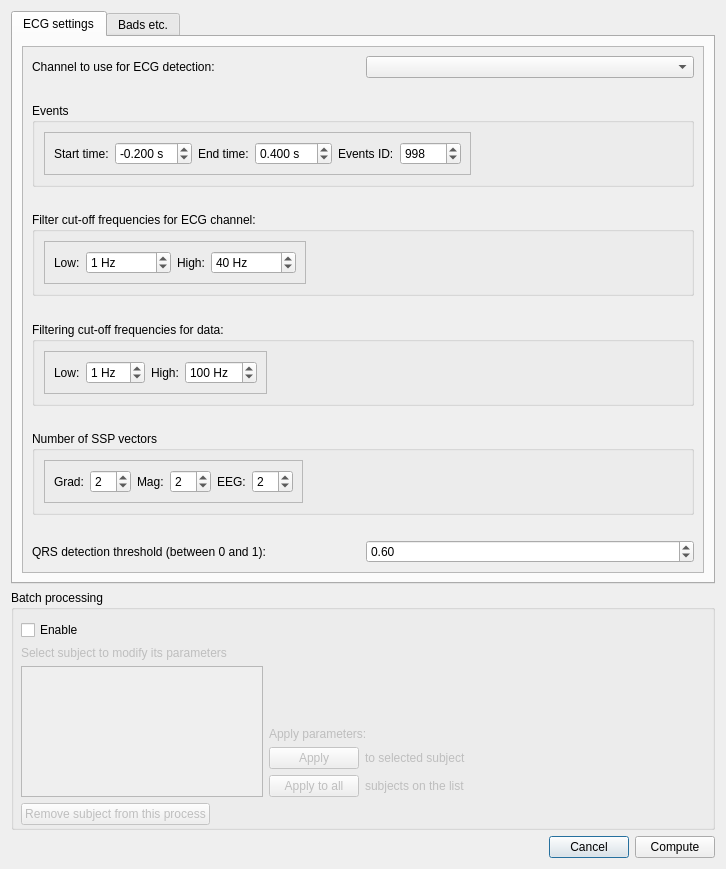
<?xml version="1.0" encoding="UTF-8"?>
<ui version="4.0">
 <class>Dialog</class>
 <widget class="QDialog" name="Dialog">
  <property name="geometry">
   <rect>
    <x>0</x>
    <y>0</y>
    <width>726</width>
    <height>869</height>
   </rect>
  </property>
  <property name="windowTitle">
   <string>Meggie - Compute ECG projections</string>
  </property>
  <layout class="QGridLayout" name="gridLayout">
   <item row="1" column="1">
    <widget class="QTabWidget" name="tabWidgetECGSettings">
     <property name="currentIndex">
      <number>0</number>
     </property>
     <widget class="QWidget" name="tabECG1">
      <attribute name="title">
       <string>ECG settings</string>
      </attribute>
      <layout class="QGridLayout" name="gridLayout_2">
       <item row="0" column="0">
        <widget class="QScrollArea" name="scrollArea">
         <property name="widgetResizable">
          <bool>true</bool>
         </property>
         <widget class="QWidget" name="scrollAreaWidgetContents_2">
          <property name="geometry">
           <rect>
            <x>0</x>
            <y>0</y>
            <width>684</width>
            <height>519</height>
           </rect>
          </property>
          <layout class="QGridLayout" name="gridLayout_7">
           <item row="0" column="0">
            <layout class="QVBoxLayout" name="verticalLayout_5">
             <item>
              <layout class="QHBoxLayout" name="horizontalLayout_10">
               <item>
                <widget class="QLabel" name="labelECGChannel">
                 <property name="text">
                  <string>Channel to use for ECG detection:</string>
                 </property>
                </widget>
               </item>
               <item>
                <widget class="QComboBox" name="comboBoxECGChannel"/>
               </item>
              </layout>
             </item>
             <item>
              <spacer name="verticalSpacer_5">
               <property name="orientation">
                <enum>Qt::Vertical</enum>
               </property>
               <property name="sizeHint" stdset="0">
                <size>
                 <width>20</width>
                 <height>40</height>
                </size>
               </property>
              </spacer>
             </item>
             <item>
              <widget class="QGroupBox" name="groupBoxEvent">
               <property name="title">
                <string>Events</string>
               </property>
               <layout class="QFormLayout" name="formLayout_4">
                <item row="0" column="0">
                 <widget class="QFrame" name="frame">
                  <property name="frameShape">
                   <enum>QFrame::StyledPanel</enum>
                  </property>
                  <property name="frameShadow">
                   <enum>QFrame::Raised</enum>
                  </property>
                  <layout class="QFormLayout" name="formLayout_3">
                   <item row="0" column="0">
                    <layout class="QHBoxLayout" name="horizontalLayout_8">
                     <item>
                      <layout class="QHBoxLayout" name="horizontalLayout">
                       <item>
                        <widget class="QLabel" name="labelTmin">
                         <property name="text">
                          <string>Start time:</string>
                         </property>
                        </widget>
                       </item>
                       <item>
                        <widget class="QDoubleSpinBox" name="doubleSpinBoxTmin">
                         <property name="suffix">
                          <string> s</string>
                         </property>
                         <property name="decimals">
                          <number>3</number>
                         </property>
                         <property name="minimum">
                          <double>-99.989999999999995</double>
                         </property>
                         <property name="singleStep">
                          <double>0.050000000000000</double>
                         </property>
                         <property name="value">
                          <double>-0.200000000000000</double>
                         </property>
                        </widget>
                       </item>
                      </layout>
                     </item>
                     <item>
                      <layout class="QHBoxLayout" name="horizontalLayout_2">
                       <item>
                        <widget class="QLabel" name="labelTmax">
                         <property name="text">
                          <string>End time:</string>
                         </property>
                        </widget>
                       </item>
                       <item>
                        <widget class="QDoubleSpinBox" name="doubleSpinBoxTmax">
                         <property name="suffix">
                          <string> s</string>
                         </property>
                         <property name="decimals">
                          <number>3</number>
                         </property>
                         <property name="minimum">
                          <double>-99.989999999999995</double>
                         </property>
                         <property name="singleStep">
                          <double>0.050000000000000</double>
                         </property>
                         <property name="value">
                          <double>0.400000000000000</double>
                         </property>
                        </widget>
                       </item>
                      </layout>
                     </item>
                     <item>
                      <layout class="QHBoxLayout" name="horizontalLayout_6">
                       <item>
                        <widget class="QLabel" name="labelEventID">
                         <property name="text">
                          <string>Events ID:</string>
                         </property>
                        </widget>
                       </item>
                       <item>
                        <widget class="QSpinBox" name="spinBoxEventsID">
                         <property name="maximum">
                          <number>10000</number>
                         </property>
                         <property name="value">
                          <number>998</number>
                         </property>
                        </widget>
                       </item>
                      </layout>
                     </item>
                    </layout>
                   </item>
                  </layout>
                 </widget>
                </item>
               </layout>
              </widget>
             </item>
             <item>
              <spacer name="verticalSpacer">
               <property name="orientation">
                <enum>Qt::Vertical</enum>
               </property>
               <property name="sizeHint" stdset="0">
                <size>
                 <width>20</width>
                 <height>40</height>
                </size>
               </property>
              </spacer>
             </item>
             <item>
              <widget class="QGroupBox" name="groupBoxFilteringECG">
               <property name="title">
                <string>Filter cut-off frequencies for ECG channel:</string>
               </property>
               <layout class="QFormLayout" name="formLayout_5">
                <item row="0" column="0">
                 <widget class="QFrame" name="frame_6">
                  <property name="frameShape">
                   <enum>QFrame::StyledPanel</enum>
                  </property>
                  <property name="frameShadow">
                   <enum>QFrame::Raised</enum>
                  </property>
                  <layout class="QGridLayout" name="gridLayout_3">
                   <item row="0" column="0">
                    <layout class="QHBoxLayout" name="horizontalLayout_18">
                     <property name="spacing">
                      <number>6</number>
                     </property>
                     <property name="sizeConstraint">
                      <enum>QLayout::SetDefaultConstraint</enum>
                     </property>
                     <item>
                      <layout class="QHBoxLayout" name="horizontalLayout_23">
                       <item>
                        <widget class="QLabel" name="labelLowPass">
                         <property name="sizePolicy">
                          <sizepolicy hsizetype="Preferred" vsizetype="Preferred">
                           <horstretch>0</horstretch>
                           <verstretch>0</verstretch>
                          </sizepolicy>
                         </property>
                         <property name="text">
                          <string>Low:</string>
                         </property>
                        </widget>
                       </item>
                       <item>
                        <widget class="QSpinBox" name="spinBoxLowPass">
                         <property name="suffix">
                          <string> Hz</string>
                         </property>
                         <property name="maximum">
                          <number>1000000</number>
                         </property>
                         <property name="value">
                          <number>1</number>
                         </property>
                        </widget>
                       </item>
                      </layout>
                     </item>
                     <item>
                      <layout class="QHBoxLayout" name="horizontalLayout_24">
                       <item>
                        <widget class="QLabel" name="labelHighPass">
                         <property name="text">
                          <string>High:</string>
                         </property>
                        </widget>
                       </item>
                       <item>
                        <widget class="QSpinBox" name="spinBoxHighPass">
                         <property name="suffix">
                          <string> Hz</string>
                         </property>
                         <property name="maximum">
                          <number>1000000000</number>
                         </property>
                         <property name="value">
                          <number>40</number>
                         </property>
                        </widget>
                       </item>
                      </layout>
                     </item>
                    </layout>
                   </item>
                  </layout>
                 </widget>
                </item>
               </layout>
              </widget>
             </item>
             <item>
              <spacer name="verticalSpacer_2">
               <property name="orientation">
                <enum>Qt::Vertical</enum>
               </property>
               <property name="sizeHint" stdset="0">
                <size>
                 <width>20</width>
                 <height>40</height>
                </size>
               </property>
              </spacer>
             </item>
             <item>
              <widget class="QGroupBox" name="groupBoxFilter">
               <property name="title">
                <string>Filtering cut-off frequencies for data:</string>
               </property>
               <layout class="QFormLayout" name="formLayout_6">
                <property name="fieldGrowthPolicy">
                 <enum>QFormLayout::AllNonFixedFieldsGrow</enum>
                </property>
                <item row="0" column="0">
                 <widget class="QFrame" name="frame_7">
                  <property name="frameShape">
                   <enum>QFrame::StyledPanel</enum>
                  </property>
                  <property name="frameShadow">
                   <enum>QFrame::Raised</enum>
                  </property>
                  <layout class="QGridLayout" name="gridLayout_6">
                   <item row="0" column="0">
                    <layout class="QHBoxLayout" name="horizontalLayout_25">
                     <item>
                      <layout class="QHBoxLayout" name="horizontalLayout_26">
                       <item>
                        <widget class="QLabel" name="labelLow">
                         <property name="text">
                          <string>Low:</string>
                         </property>
                        </widget>
                       </item>
                       <item>
                        <widget class="QSpinBox" name="spinBoxLow">
                         <property name="suffix">
                          <string> Hz</string>
                         </property>
                         <property name="value">
                          <number>1</number>
                         </property>
                        </widget>
                       </item>
                      </layout>
                     </item>
                     <item>
                      <layout class="QHBoxLayout" name="horizontalLayout_27">
                       <item>
                        <widget class="QLabel" name="labelHigh">
                         <property name="text">
                          <string>High:</string>
                         </property>
                        </widget>
                       </item>
                       <item>
                        <widget class="QSpinBox" name="spinBoxHigh">
                         <property name="suffix">
                          <string> Hz</string>
                         </property>
                         <property name="maximum">
                          <number>1000</number>
                         </property>
                         <property name="value">
                          <number>100</number>
                         </property>
                        </widget>
                       </item>
                      </layout>
                     </item>
                    </layout>
                   </item>
                  </layout>
                 </widget>
                </item>
                <item row="0" column="1">
                 <layout class="QVBoxLayout" name="verticalLayout_4"/>
                </item>
               </layout>
              </widget>
             </item>
             <item>
              <spacer name="verticalSpacer_3">
               <property name="orientation">
                <enum>Qt::Vertical</enum>
               </property>
               <property name="sizeHint" stdset="0">
                <size>
                 <width>20</width>
                 <height>40</height>
                </size>
               </property>
              </spacer>
             </item>
             <item>
              <widget class="QGroupBox" name="groupBoxSSP">
               <property name="title">
                <string>Number of SSP vectors</string>
               </property>
               <layout class="QFormLayout" name="formLayout_7">
                <item row="0" column="0">
                 <widget class="QFrame" name="frame_2">
                  <property name="frameShape">
                   <enum>QFrame::StyledPanel</enum>
                  </property>
                  <property name="frameShadow">
                   <enum>QFrame::Raised</enum>
                  </property>
                  <layout class="QGridLayout" name="gridLayout_5">
                   <item row="0" column="0">
                    <layout class="QHBoxLayout" name="horizontalLayout_9">
                     <item>
                      <layout class="QHBoxLayout" name="horizontalLayout_3">
                       <item>
                        <widget class="QLabel" name="labelGrad">
                         <property name="text">
                          <string>Grad:</string>
                         </property>
                        </widget>
                       </item>
                       <item>
                        <widget class="QSpinBox" name="spinBoxGrad">
                         <property name="value">
                          <number>2</number>
                         </property>
                        </widget>
                       </item>
                      </layout>
                     </item>
                     <item>
                      <layout class="QHBoxLayout" name="horizontalLayout_4">
                       <item>
                        <widget class="QLabel" name="labelMag">
                         <property name="text">
                          <string>Mag:</string>
                         </property>
                        </widget>
                       </item>
                       <item>
                        <widget class="QSpinBox" name="spinBoxMag">
                         <property name="value">
                          <number>2</number>
                         </property>
                        </widget>
                       </item>
                      </layout>
                     </item>
                     <item>
                      <layout class="QHBoxLayout" name="horizontalLayout_5">
                       <item>
                        <widget class="QLabel" name="labelEeg">
                         <property name="text">
                          <string>EEG:</string>
                         </property>
                        </widget>
                       </item>
                       <item>
                        <widget class="QSpinBox" name="spinBoxEeg">
                         <property name="value">
                          <number>2</number>
                         </property>
                        </widget>
                       </item>
                      </layout>
                     </item>
                    </layout>
                   </item>
                  </layout>
                 </widget>
                </item>
               </layout>
              </widget>
             </item>
             <item>
              <spacer name="verticalSpacer_4">
               <property name="orientation">
                <enum>Qt::Vertical</enum>
               </property>
               <property name="sizeHint" stdset="0">
                <size>
                 <width>20</width>
                 <height>40</height>
                </size>
               </property>
              </spacer>
             </item>
             <item>
              <layout class="QHBoxLayout" name="horizontalLayout_17">
               <item>
                <widget class="QLabel" name="label">
                 <property name="text">
                  <string>QRS detection threshold (between 0 and 1):</string>
                 </property>
                </widget>
               </item>
               <item>
                <widget class="QDoubleSpinBox" name="doubleSpinBoxQrs">
                 <property name="maximum">
                  <double>1.000000000000000</double>
                 </property>
                 <property name="singleStep">
                  <double>0.100000000000000</double>
                 </property>
                 <property name="value">
                  <double>0.600000000000000</double>
                 </property>
                </widget>
               </item>
              </layout>
             </item>
            </layout>
           </item>
          </layout>
         </widget>
        </widget>
       </item>
      </layout>
     </widget>
     <widget class="QWidget" name="tabECG2">
      <attribute name="title">
       <string>Bads etc.</string>
      </attribute>
      <widget class="QWidget" name="horizontalLayoutWidget_17">
       <property name="geometry">
        <rect>
         <x>10</x>
         <y>60</y>
         <width>364</width>
         <height>41</height>
        </rect>
       </property>
       <layout class="QHBoxLayout" name="horizontalLayout_21">
        <item>
         <widget class="QLabel" name="labelStart1">
          <property name="text">
           <string>Start artifact detection after</string>
          </property>
         </widget>
        </item>
        <item>
         <widget class="QSpinBox" name="spinBoxStart">
          <property name="maximum">
           <number>10000</number>
          </property>
          <property name="value">
           <number>5</number>
          </property>
         </widget>
        </item>
        <item>
         <widget class="QLabel" name="labelStart2">
          <property name="text">
           <string>seconds.</string>
          </property>
         </widget>
        </item>
       </layout>
      </widget>
      <widget class="QWidget" name="horizontalLayoutWidget">
       <property name="geometry">
        <rect>
         <x>10</x>
         <y>160</y>
         <width>310</width>
         <height>41</height>
        </rect>
       </property>
       <layout class="QHBoxLayout" name="horizontalLayout_7">
        <item>
         <widget class="QLabel" name="labelJobs">
          <property name="text">
           <string>Number of jobs to run in parallel:</string>
          </property>
         </widget>
        </item>
        <item>
         <widget class="QSpinBox" name="spinBoxJobs">
          <property name="value">
           <number>1</number>
          </property>
         </widget>
        </item>
       </layout>
      </widget>
      <widget class="QWidget" name="layoutWidget">
       <property name="geometry">
        <rect>
         <x>10</x>
         <y>110</y>
         <width>341</width>
         <height>41</height>
        </rect>
       </property>
       <layout class="QHBoxLayout" name="horizontalLayout_22">
        <item>
         <widget class="QLabel" name="labelTaps">
          <property name="text">
           <string>Number of taps to use for filtering:</string>
          </property>
         </widget>
        </item>
        <item>
         <widget class="QSpinBox" name="spinBoxTaps">
          <property name="maximum">
           <number>10000</number>
          </property>
          <property name="value">
           <number>2048</number>
          </property>
         </widget>
        </item>
       </layout>
      </widget>
      <widget class="QWidget" name="verticalLayoutWidget">
       <property name="geometry">
        <rect>
         <x>10</x>
         <y>250</y>
         <width>389</width>
         <height>111</height>
        </rect>
       </property>
       <layout class="QVBoxLayout" name="verticalLayout">
        <item>
         <widget class="QCheckBox" name="checkBoxEEGProj">
          <property name="text">
           <string>Add EEG average reference proj.</string>
          </property>
         </widget>
        </item>
        <item>
         <widget class="QCheckBox" name="checkBoxSSPProj">
          <property name="enabled">
           <bool>true</bool>
          </property>
          <property name="text">
           <string>Exclude the SSP projectors currently in the fiff file</string>
          </property>
          <property name="checked">
           <bool>true</bool>
          </property>
         </widget>
        </item>
        <item>
         <widget class="QCheckBox" name="checkBoxSSPCompute">
          <property name="text">
           <string>Compute SSP after averaging</string>
          </property>
          <property name="checked">
           <bool>true</bool>
          </property>
         </widget>
        </item>
       </layout>
      </widget>
      <widget class="QWidget" name="layoutWidget_2">
       <property name="geometry">
        <rect>
         <x>10</x>
         <y>10</y>
         <width>531</width>
         <height>41</height>
        </rect>
       </property>
       <layout class="QHBoxLayout" name="horizontalLayout_29">
        <item>
         <widget class="QLabel" name="labelBad">
          <property name="text">
           <string>Bad channels (eg. MEG 2443, MEG 1531):</string>
          </property>
         </widget>
        </item>
        <item>
         <widget class="QLineEdit" name="lineEditBad"/>
        </item>
       </layout>
      </widget>
      <widget class="QGroupBox" name="groupBox">
       <property name="geometry">
        <rect>
         <x>10</x>
         <y>400</y>
         <width>520</width>
         <height>132</height>
        </rect>
       </property>
       <property name="title">
        <string>Epoch rejection</string>
       </property>
       <layout class="QFormLayout" name="formLayout_2">
        <item row="0" column="0">
         <widget class="QFrame" name="frameEpochRejection">
          <property name="enabled">
           <bool>true</bool>
          </property>
          <property name="frameShape">
           <enum>QFrame::StyledPanel</enum>
          </property>
          <property name="frameShadow">
           <enum>QFrame::Raised</enum>
          </property>
          <layout class="QFormLayout" name="formLayout">
           <item row="0" column="0">
            <layout class="QHBoxLayout" name="horizontalLayout_12">
             <item>
              <layout class="QVBoxLayout" name="verticalLayout_2">
               <item>
                <layout class="QHBoxLayout" name="horizontalLayout_14">
                 <item>
                  <widget class="QLabel" name="labelGradReject">
                   <property name="text">
                    <string>Grad:</string>
                   </property>
                  </widget>
                 </item>
                 <item>
                  <widget class="QDoubleSpinBox" name="doubleSpinBoxGradReject">
                   <property name="suffix">
                    <string> fT/cm</string>
                   </property>
                   <property name="maximum">
                    <double>1000000000.000000000000000</double>
                   </property>
                   <property name="value">
                    <double>3000.000000000000000</double>
                   </property>
                  </widget>
                 </item>
                </layout>
               </item>
               <item>
                <layout class="QHBoxLayout" name="horizontalLayout_11">
                 <item>
                  <widget class="QLabel" name="labelEegReject">
                   <property name="text">
                    <string>EEG:</string>
                   </property>
                  </widget>
                 </item>
                 <item>
                  <widget class="QDoubleSpinBox" name="doubleSpinBoxEEGReject">
                   <property name="suffix">
                    <string> uV</string>
                   </property>
                   <property name="maximum">
                    <double>1000000000.000000000000000</double>
                   </property>
                   <property name="value">
                    <double>100.000000000000000</double>
                   </property>
                  </widget>
                 </item>
                </layout>
               </item>
              </layout>
             </item>
             <item>
              <layout class="QVBoxLayout" name="verticalLayout_3">
               <item>
                <layout class="QHBoxLayout" name="horizontalLayout_13">
                 <item>
                  <widget class="QLabel" name="labelMagReject">
                   <property name="text">
                    <string>Mag:</string>
                   </property>
                  </widget>
                 </item>
                 <item>
                  <widget class="QDoubleSpinBox" name="doubleSpinBoxMagReject">
                   <property name="suffix">
                    <string> fT</string>
                   </property>
                   <property name="maximum">
                    <double>1000000000.000000000000000</double>
                   </property>
                   <property name="value">
                    <double>4000.000000000000000</double>
                   </property>
                  </widget>
                 </item>
                </layout>
               </item>
               <item>
                <layout class="QHBoxLayout" name="horizontalLayout_15">
                 <item>
                  <widget class="QLabel" name="labelEOGReject">
                   <property name="text">
                    <string>EOG:</string>
                   </property>
                  </widget>
                 </item>
                 <item>
                  <widget class="QDoubleSpinBox" name="doubleSpinBoxEOGReject">
                   <property name="suffix">
                    <string> uV</string>
                   </property>
                   <property name="maximum">
                    <double>1000000000.000000000000000</double>
                   </property>
                   <property name="value">
                    <double>250.000000000000000</double>
                   </property>
                  </widget>
                 </item>
                </layout>
               </item>
              </layout>
             </item>
            </layout>
           </item>
          </layout>
         </widget>
        </item>
       </layout>
      </widget>
     </widget>
    </widget>
   </item>
   <item row="3" column="1">
    <layout class="QHBoxLayout" name="horizontalLayout_19">
     <item>
      <spacer name="horizontalSpacer">
       <property name="orientation">
        <enum>Qt::Horizontal</enum>
       </property>
       <property name="sizeHint" stdset="0">
        <size>
         <width>40</width>
         <height>20</height>
        </size>
       </property>
      </spacer>
     </item>
     <item>
      <widget class="QPushButton" name="pushButtonCancel">
       <property name="text">
        <string>Cancel</string>
       </property>
      </widget>
     </item>
     <item>
      <widget class="QPushButton" name="pushButtonCompute">
       <property name="sizePolicy">
        <sizepolicy hsizetype="Minimum" vsizetype="Fixed">
         <horstretch>0</horstretch>
         <verstretch>0</verstretch>
        </sizepolicy>
       </property>
       <property name="text">
        <string>Compute</string>
       </property>
      </widget>
     </item>
    </layout>
   </item>
   <item row="2" column="1">
    <widget class="QGroupBox" name="groupBoxBatch">
     <property name="sizePolicy">
      <sizepolicy hsizetype="Expanding" vsizetype="Fixed">
       <horstretch>0</horstretch>
       <verstretch>0</verstretch>
      </sizepolicy>
     </property>
     <property name="minimumSize">
      <size>
       <width>0</width>
       <height>240</height>
      </size>
     </property>
     <property name="title">
      <string>Batch processing</string>
     </property>
     <widget class="QWidget" name="verticalLayoutWidget_4">
      <property name="geometry">
       <rect>
        <x>10</x>
        <y>30</y>
        <width>471</width>
        <height>205</height>
       </rect>
      </property>
      <layout class="QVBoxLayout" name="verticalLayout_8">
       <item>
        <widget class="QCheckBox" name="checkBoxBatch">
         <property name="sizePolicy">
          <sizepolicy hsizetype="Fixed" vsizetype="Fixed">
           <horstretch>0</horstretch>
           <verstretch>0</verstretch>
          </sizepolicy>
         </property>
         <property name="text">
          <string>Enable</string>
         </property>
        </widget>
       </item>
       <item>
        <widget class="QLabel" name="labelSubjects">
         <property name="enabled">
          <bool>false</bool>
         </property>
         <property name="sizePolicy">
          <sizepolicy hsizetype="Fixed" vsizetype="Preferred">
           <horstretch>0</horstretch>
           <verstretch>0</verstretch>
          </sizepolicy>
         </property>
         <property name="text">
          <string>Select subject to modify its parameters</string>
         </property>
        </widget>
       </item>
       <item>
        <layout class="QHBoxLayout" name="horizontalLayout_16">
         <item>
          <widget class="QListWidget" name="listWidgetSubjects">
           <property name="enabled">
            <bool>false</bool>
           </property>
           <property name="sizePolicy">
            <sizepolicy hsizetype="Expanding" vsizetype="Expanding">
             <horstretch>0</horstretch>
             <verstretch>0</verstretch>
            </sizepolicy>
           </property>
          </widget>
         </item>
         <item>
          <layout class="QVBoxLayout" name="verticalLayout_7">
           <item>
            <layout class="QVBoxLayout" name="verticalLayout_6">
             <item>
              <spacer name="verticalSpacer_6">
               <property name="orientation">
                <enum>Qt::Vertical</enum>
               </property>
               <property name="sizeHint" stdset="0">
                <size>
                 <width>20</width>
                 <height>40</height>
                </size>
               </property>
              </spacer>
             </item>
             <item>
              <widget class="QLabel" name="label_2">
               <property name="enabled">
                <bool>false</bool>
               </property>
               <property name="text">
                <string>Apply parameters:</string>
               </property>
              </widget>
             </item>
             <item>
              <layout class="QHBoxLayout" name="horizontalLayout_20">
               <item>
                <widget class="QPushButton" name="pushButtonApply">
                 <property name="enabled">
                  <bool>false</bool>
                 </property>
                 <property name="sizePolicy">
                  <sizepolicy hsizetype="Expanding" vsizetype="Fixed">
                   <horstretch>0</horstretch>
                   <verstretch>0</verstretch>
                  </sizepolicy>
                 </property>
                 <property name="minimumSize">
                  <size>
                   <width>90</width>
                   <height>0</height>
                  </size>
                 </property>
                 <property name="maximumSize">
                  <size>
                   <width>90</width>
                   <height>16777215</height>
                  </size>
                 </property>
                 <property name="text">
                  <string>Apply</string>
                 </property>
                </widget>
               </item>
               <item>
                <widget class="QLabel" name="label_3">
                 <property name="enabled">
                  <bool>false</bool>
                 </property>
                 <property name="text">
                  <string>to selected subject</string>
                 </property>
                </widget>
               </item>
               <item>
                <spacer name="horizontalSpacer_3">
                 <property name="orientation">
                  <enum>Qt::Horizontal</enum>
                 </property>
                 <property name="sizeHint" stdset="0">
                  <size>
                   <width>40</width>
                   <height>20</height>
                  </size>
                 </property>
                </spacer>
               </item>
              </layout>
             </item>
             <item>
              <layout class="QHBoxLayout" name="horizontalLayout_28">
               <item>
                <widget class="QPushButton" name="pushButtonApplyAll">
                 <property name="enabled">
                  <bool>false</bool>
                 </property>
                 <property name="sizePolicy">
                  <sizepolicy hsizetype="Expanding" vsizetype="Fixed">
                   <horstretch>0</horstretch>
                   <verstretch>0</verstretch>
                  </sizepolicy>
                 </property>
                 <property name="minimumSize">
                  <size>
                   <width>90</width>
                   <height>0</height>
                  </size>
                 </property>
                 <property name="maximumSize">
                  <size>
                   <width>90</width>
                   <height>16777215</height>
                  </size>
                 </property>
                 <property name="text">
                  <string>Apply to all</string>
                 </property>
                </widget>
               </item>
               <item>
                <widget class="QLabel" name="label_4">
                 <property name="enabled">
                  <bool>false</bool>
                 </property>
                 <property name="text">
                  <string>subjects on the list</string>
                 </property>
                </widget>
               </item>
               <item>
                <spacer name="horizontalSpacer_2">
                 <property name="orientation">
                  <enum>Qt::Horizontal</enum>
                 </property>
                 <property name="sizeHint" stdset="0">
                  <size>
                   <width>40</width>
                   <height>20</height>
                  </size>
                 </property>
                </spacer>
               </item>
              </layout>
             </item>
            </layout>
           </item>
          </layout>
         </item>
        </layout>
       </item>
       <item>
        <widget class="QPushButton" name="pushButtonRemove">
         <property name="enabled">
          <bool>false</bool>
         </property>
         <property name="sizePolicy">
          <sizepolicy hsizetype="Fixed" vsizetype="Fixed">
           <horstretch>0</horstretch>
           <verstretch>0</verstretch>
          </sizepolicy>
         </property>
         <property name="text">
          <string>Remove subject from this process</string>
         </property>
        </widget>
       </item>
      </layout>
     </widget>
    </widget>
   </item>
  </layout>
 </widget>
 <tabstops>
  <tabstop>tabWidgetECGSettings</tabstop>
  <tabstop>scrollArea</tabstop>
  <tabstop>comboBoxECGChannel</tabstop>
  <tabstop>doubleSpinBoxTmin</tabstop>
  <tabstop>doubleSpinBoxTmax</tabstop>
  <tabstop>spinBoxEventsID</tabstop>
  <tabstop>spinBoxLowPass</tabstop>
  <tabstop>spinBoxHighPass</tabstop>
  <tabstop>spinBoxLow</tabstop>
  <tabstop>spinBoxHigh</tabstop>
  <tabstop>spinBoxGrad</tabstop>
  <tabstop>spinBoxMag</tabstop>
  <tabstop>spinBoxEeg</tabstop>
  <tabstop>doubleSpinBoxQrs</tabstop>
  <tabstop>lineEditBad</tabstop>
  <tabstop>spinBoxStart</tabstop>
  <tabstop>spinBoxTaps</tabstop>
  <tabstop>spinBoxJobs</tabstop>
  <tabstop>checkBoxEEGProj</tabstop>
  <tabstop>checkBoxSSPProj</tabstop>
  <tabstop>checkBoxSSPCompute</tabstop>
  <tabstop>doubleSpinBoxGradReject</tabstop>
  <tabstop>doubleSpinBoxMagReject</tabstop>
  <tabstop>doubleSpinBoxEEGReject</tabstop>
  <tabstop>doubleSpinBoxEOGReject</tabstop>
 </tabstops>
 <resources/>
 <connections>
  <connection>
   <sender>pushButtonCompute</sender>
   <signal>clicked(bool)</signal>
   <receiver>Dialog</receiver>
   <slot>accept()</slot>
   <hints>
    <hint type="sourcelabel">
     <x>715</x>
     <y>858</y>
    </hint>
    <hint type="destinationlabel">
     <x>356</x>
     <y>5</y>
    </hint>
   </hints>
  </connection>
  <connection>
   <sender>pushButtonCancel</sender>
   <signal>clicked()</signal>
   <receiver>Dialog</receiver>
   <slot>reject()</slot>
   <hints>
    <hint type="sourcelabel">
     <x>624</x>
     <y>858</y>
    </hint>
    <hint type="destinationlabel">
     <x>277</x>
     <y>7</y>
    </hint>
   </hints>
  </connection>
  <connection>
   <sender>checkBoxBatch</sender>
   <signal>toggled(bool)</signal>
   <receiver>pushButtonApply</receiver>
   <slot>setEnabled(bool)</slot>
   <hints>
    <hint type="sourcelabel">
     <x>91</x>
     <y>635</y>
    </hint>
    <hint type="destinationlabel">
     <x>357</x>
     <y>746</y>
    </hint>
   </hints>
  </connection>
  <connection>
   <sender>checkBoxBatch</sender>
   <signal>toggled(bool)</signal>
   <receiver>pushButtonApplyAll</receiver>
   <slot>setEnabled(bool)</slot>
   <hints>
    <hint type="sourcelabel">
     <x>91</x>
     <y>635</y>
    </hint>
    <hint type="destinationlabel">
     <x>425</x>
     <y>781</y>
    </hint>
   </hints>
  </connection>
  <connection>
   <sender>checkBoxBatch</sender>
   <signal>toggled(bool)</signal>
   <receiver>labelSubjects</receiver>
   <slot>setEnabled(bool)</slot>
   <hints>
    <hint type="sourcelabel">
     <x>75</x>
     <y>623</y>
    </hint>
    <hint type="destinationlabel">
     <x>78</x>
     <y>650</y>
    </hint>
   </hints>
  </connection>
  <connection>
   <sender>checkBoxBatch</sender>
   <signal>toggled(bool)</signal>
   <receiver>listWidgetSubjects</receiver>
   <slot>setEnabled(bool)</slot>
   <hints>
    <hint type="sourcelabel">
     <x>91</x>
     <y>635</y>
    </hint>
    <hint type="destinationlabel">
     <x>112</x>
     <y>680</y>
    </hint>
   </hints>
  </connection>
  <connection>
   <sender>checkBoxBatch</sender>
   <signal>toggled(bool)</signal>
   <receiver>label_2</receiver>
   <slot>setEnabled(bool)</slot>
   <hints>
    <hint type="sourcelabel">
     <x>61</x>
     <y>635</y>
    </hint>
    <hint type="destinationlabel">
     <x>322</x>
     <y>712</y>
    </hint>
   </hints>
  </connection>
  <connection>
   <sender>checkBoxBatch</sender>
   <signal>toggled(bool)</signal>
   <receiver>pushButtonRemove</receiver>
   <slot>setEnabled(bool)</slot>
   <hints>
    <hint type="sourcelabel">
     <x>91</x>
     <y>635</y>
    </hint>
    <hint type="destinationlabel">
     <x>193</x>
     <y>818</y>
    </hint>
   </hints>
  </connection>
  <connection>
   <sender>checkBoxBatch</sender>
   <signal>toggled(bool)</signal>
   <receiver>label_3</receiver>
   <slot>setEnabled(bool)</slot>
   <hints>
    <hint type="sourcelabel">
     <x>43</x>
     <y>624</y>
    </hint>
    <hint type="destinationlabel">
     <x>391</x>
     <y>735</y>
    </hint>
   </hints>
  </connection>
  <connection>
   <sender>checkBoxBatch</sender>
   <signal>toggled(bool)</signal>
   <receiver>label_4</receiver>
   <slot>setEnabled(bool)</slot>
   <hints>
    <hint type="sourcelabel">
     <x>89</x>
     <y>623</y>
    </hint>
    <hint type="destinationlabel">
     <x>466</x>
     <y>762</y>
    </hint>
   </hints>
  </connection>
 </connections>
</ui>
